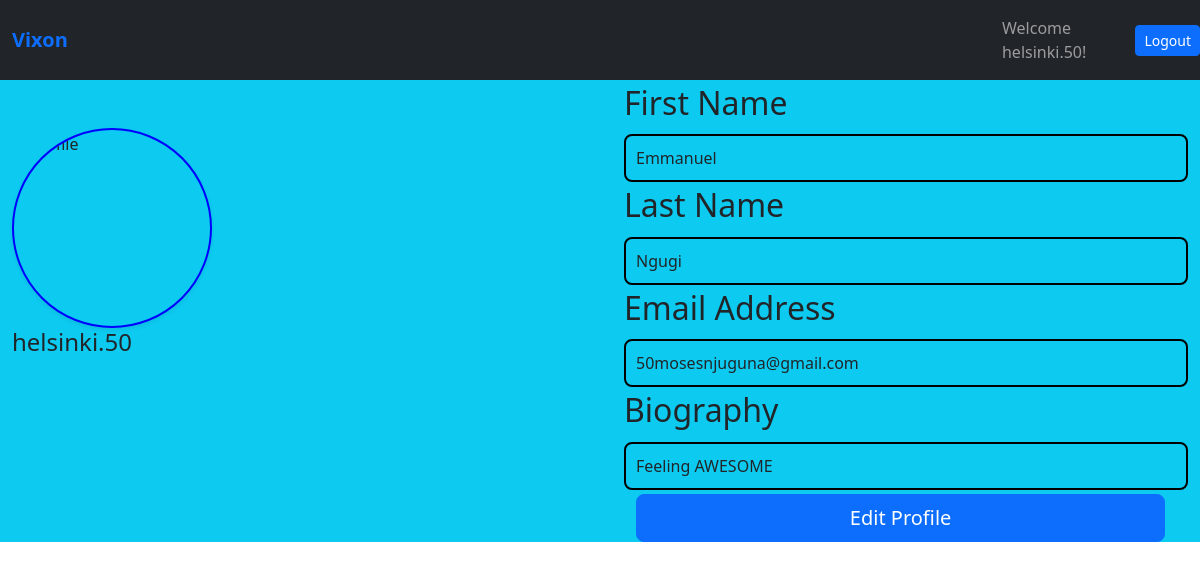
Screenshot of /profile/ (signed in) with the database file from the repository.
### learnedapp/models.py (models this page shows, shortened)
class Members(models.Model):
    user = models.OneToOneField(User, on_delete=models.CASCADE)
    first_name = models.CharField(max_length=50,blank=True,null=True)
    last_name = models.CharField(max_length=50,blank=True,null=True)
    email = models.EmailField(blank=True,null=True)
    bio = models.CharField(max_length=200, blank=True,null=True)

### learnedapp/views.py (the view)
# urls.py: path('profile/', views.profile, name='profile'),
@login_required
def profile(request):
    member, created = Members.objects.get_or_create(user=request.user)
    context = {'member': member}
    return render(request, 'learnedapp/profile.html', context)

### learnedapp/templates/learnedapp/profile.html (shortened to what this page needs)
{% extends 'learnedapp/base.html' %}
{% block content %}
<div class="row h-100">
    <div class="col-lg-6 col-sm-12 bg-info">
        <div class="container-fluid d-flex flex-column">
            <div class="profile_pic mt-1 shadow-sm  mt-5">
                <img src="https://images.unsplash.com/photo-1773753356339-ebdf8d4dada6?w=600&auto=format&fit=crop&q=60&ixlib=rb-4.1.0&ixid=M3wxMjA3fDB8MHxmZWF0dXJlZC1waG90b3MtZmVlZHwxMHx8fGVufDB8fHx8fA%3D%3D" alt="Profile">
            </div>
            <div class="text-start w-100">
        <h4>{{ member.user }}</h4>
        </div>
        </div>
    </div>
    <div class="col-lg-6 col-sm-12 bg-info">
        <div class="container-fluid d-flex flex-column">
            <h2 class="mt-1">First Name</h2>
            <div class="label mt-1">
                {{ member.first_name }}
            </div>
        </div>
        <div class="container-fluid d-flex flex-column">
            <h2 class="mt-1">Last Name</h2>
            <div class="label mt-1">
                {{ member.last_name }}
            </div>
        </div>
        <div class="container-fluid d-flex flex-column">
            <h2 class="mt-1">Email Address</h2>
            <div class="label mt-1">
                {{ member.email }}
            </div>
        </div>
        <div class="container-fluid d-flex flex-column">
            <h2 class="mt-1">Biography</h2>
            <div class="label mt-1">
                {{ member.bio }}
            </div>
        </div>
        <a href="{% url 'update_profile'%}" class="btn btn-lg btn-primary mt-1 mx-4" style="width: 90%;">Edit Profile</a>
    </div>
</div>
{% endblock %}

### learnedapp/templates/learnedapp/base.html (shortened to what this page needs)
{% load static %}
<!DOCTYPE html>
<html lang="en">
<head>
    <link rel="stylesheet" href="{% static 'css/bootstrap.min.css' %}">
</head>
<body>
        <nav class="navbar navbar-expand-lg navbar-dark bg-dark">
  <div class="container">
    <a class="navbar-brand text-primary fw-bold" href="/">Vixon</a>
   </div>
    <div class="ms-auto d-flex align-items-center" style="flex-direction: row;">
        {% if user.is_authenticated %}
            <span class="navbar-text me-3 ">Welcome {{ user.username }}!</span>
            <form action="{% url 'logout' %}" method="POST" style="display: inline;">
                <button type="submit" class="btn btn-sm btn-primary">Logout</button>
            </form>
        </div>
        </nav>
        {% else %}
            <a href="{% url 'login'%}" class="btn btn-sm btn-outline-light me-2">Login</a>
            <a href="{% url 'register' %}" class="btn btn-sm btn-primary">Sign <span>Up</span></a>
        </div>
        </nav>
        {% endif %}
    {% block content %}
    {% endblock %}
</body>
</html>

### learnedapp/templates/learnedapp/profile.html (style rules this page uses)
.profile_pic { border-radius: 50%; object-fit: cover; border: solid 2px blue; width: 200px; height: 200px; overflow: hidden; }
.label { border: solid 2px black; border-radius: 8px; padding: 10px; width: 100%; }

### rows the page displays
Members: user "helsinki.50", first_name "Emmanuel", last_name "Ngugi", email "50mosesnjuguna@gmail.com", bio "Feeling AWESOME"

### other values shown
{{ user.username }} "helsinki.50"
